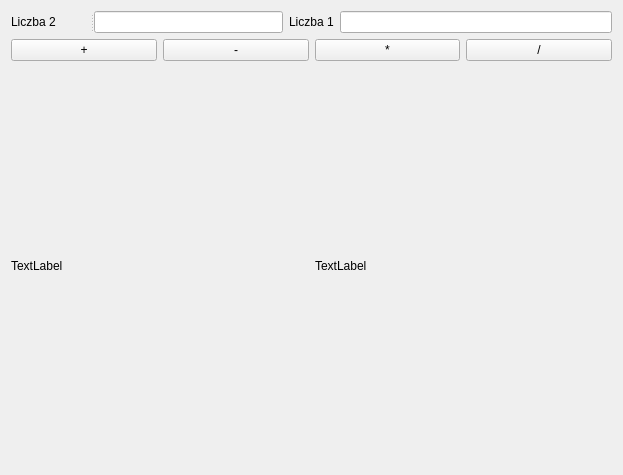
<?xml version="1.0" encoding="UTF-8"?>
<ui version="4.0">
 <class>Form</class>
 <widget class="QWidget" name="Form">
  <property name="geometry">
   <rect>
    <x>0</x>
    <y>0</y>
    <width>623</width>
    <height>475</height>
   </rect>
  </property>
  <property name="windowTitle">
   <string>Form</string>
  </property>
  <layout class="QVBoxLayout" name="verticalLayout_2">
   <item>
    <layout class="QVBoxLayout" name="verticalLayout">
     <item>
      <layout class="QHBoxLayout" name="horizontalLayout">
       <item>
        <widget class="QSplitter" name="splitter">
         <property name="orientation">
          <enum>Qt::Horizontal</enum>
         </property>
         <widget class="QLabel" name="label_2">
          <property name="text">
           <string>Liczba 2</string>
          </property>
         </widget>
         <widget class="QLineEdit" name="lineEdit_2"/>
        </widget>
       </item>
       <item>
        <widget class="QLabel" name="label">
         <property name="text">
          <string>Liczba 1</string>
         </property>
        </widget>
       </item>
       <item>
        <widget class="QLineEdit" name="lineEdit"/>
       </item>
      </layout>
     </item>
     <item>
      <layout class="QHBoxLayout" name="horizontalLayout_2">
       <item>
        <widget class="QPushButton" name="pushButton_1">
         <property name="text">
          <string>+</string>
         </property>
        </widget>
       </item>
       <item>
        <widget class="QPushButton" name="pushButton_2">
         <property name="text">
          <string>-</string>
         </property>
        </widget>
       </item>
       <item>
        <widget class="QPushButton" name="pushButton_3">
         <property name="text">
          <string>*</string>
         </property>
        </widget>
       </item>
       <item>
        <widget class="QPushButton" name="pushButton_4">
         <property name="text">
          <string>/</string>
         </property>
        </widget>
       </item>
      </layout>
     </item>
     <item>
      <layout class="QHBoxLayout" name="horizontalLayout_3">
       <item>
        <widget class="QLabel" name="label_3">
         <property name="text">
          <string>TextLabel</string>
         </property>
        </widget>
       </item>
       <item>
        <widget class="QLabel" name="label_4">
         <property name="text">
          <string>TextLabel</string>
         </property>
        </widget>
       </item>
      </layout>
     </item>
    </layout>
   </item>
  </layout>
 </widget>
 <resources/>
 <connections/>
</ui>
